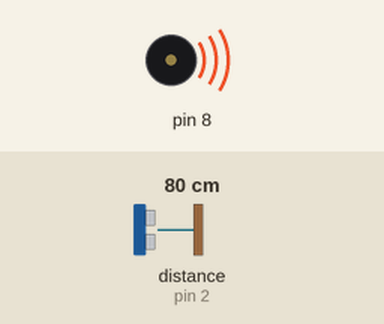
Simulated run of this sketch. Board: Arduino Uno, built with avr-gcc and run on an emulated ATmega328P. Shown: buzzer (waves = sounding). Wiring (inferred from the names in the program): range finder with pulse-width output: data pin 2. The inputs (shaded band) are chosen by the test bench; at power-on: distance to the obstacle (sensor on pin 2) 80 cm.

Above: at 0.12 s.
At 10.68 s:
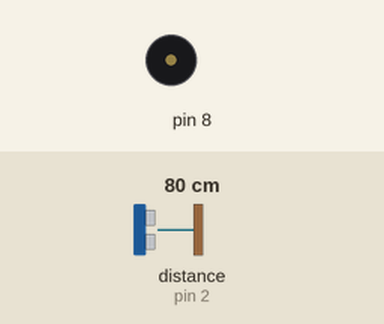
Timing chart, 0 to 11.0 s (numbered marks = the images above):
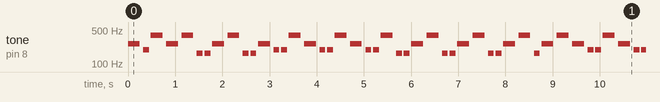

The sketch:

0519.ino
```cpp
#define NOTE_B0  31
#define NOTE_C1  33
#define NOTE_CS1 35
#define NOTE_D1  37
#define NOTE_DS1 39
#define NOTE_E1  41
#define NOTE_F1  44
#define NOTE_FS1 46
#define NOTE_G1  49
#define NOTE_GS1 52
#define NOTE_A1  55
#define NOTE_AS1 58
#define NOTE_B1  62
#define NOTE_C2  65
#define NOTE_CS2 69
#define NOTE_D2  73
#define NOTE_DS2 78
#define NOTE_E2  82
#define NOTE_F2  87
#define NOTE_FS2 93
#define NOTE_G2  98
#define NOTE_GS2 104
#define NOTE_A2  110
#define NOTE_AS2 117
#define NOTE_B2  123
#define NOTE_C3  131
#define NOTE_CS3 139
#define NOTE_D3  147
#define NOTE_DS3 156
#define NOTE_E3  165
#define NOTE_F3  175
#define NOTE_FS3 185
#define NOTE_G3  196
#define NOTE_GS3 208
#define NOTE_A3  220
#define NOTE_AS3 233
#define NOTE_B3  247
#define NOTE_C4  262
#define NOTE_CS4 277
#define NOTE_D4  294
#define NOTE_DS4 311
#define NOTE_E4  330
#define NOTE_F4  349
#define NOTE_FS4 370
#define NOTE_G4  392
#define NOTE_GS4 415
#define NOTE_A4  440
#define NOTE_AS4 466
#define NOTE_B4  494
#define NOTE_C5  523
#define NOTE_CS5 554
#define NOTE_D5  587
#define NOTE_DS5 622
#define NOTE_E5  659
#define NOTE_F5  698
#define NOTE_FS5 740
#define NOTE_G5  784
#define NOTE_GS5 831
#define NOTE_A5  880
#define NOTE_AS5 932
#define NOTE_B5  988
#define NOTE_C6  1047
#define NOTE_CS6 1109
#define NOTE_D6  1175
#define NOTE_DS6 1245
#define NOTE_E6  1319
#define NOTE_F6  1397
#define NOTE_FS6 1480
#define NOTE_G6  1568
#define NOTE_GS6 1661
#define NOTE_A6  1760
#define NOTE_AS6 1865
#define NOTE_B6  1976
#define NOTE_C7  2093
#define NOTE_CS7 2217
#define NOTE_D7  2349
#define NOTE_DS7 2489
#define NOTE_E7  2637
#define NOTE_F7  2794
#define NOTE_FS7 2960
#define NOTE_G7  3136
#define NOTE_GS7 3322
#define NOTE_A7  3520
#define NOTE_AS7 3729
#define NOTE_B7  3951
#define NOTE_C8  4186
#define NOTE_CS8 4435
#define NOTE_D8  4699
#define NOTE_DS8 4978


int melody[] = {
  NOTE_C4, NOTE_G3, NOTE_G3, NOTE_A3, NOTE_G3, 0, NOTE_B3, NOTE_C4
};

int sound[] = {
  NOTE_G4, NOTE_E3, NOTE_E3,
  NOTE_F3, NOTE_D3, NOTE_D3
};

// note durations: 4 = quarter note, 8 = eighth note, etc.:
int melodyDurations[] = {
  4, 8, 8, 4, 4, 4, 4, 4
};

int soundDurations[] = {
  4, 8, 8,
  4, 8, 8
};

int play = 1;


const byte interruptPin = 2;

void blink() {
  play = 1 - play;
}


void setup() {
  // iterate over the notes of the melody:
  pinMode(interruptPin, INPUT_PULLUP);
  attachInterrupt(digitalPinToInterrupt(interruptPin), blink, FALLING );
}


void loop() {
  while(play == 1) {

    for (int thisNote = 0; thisNote < 8; thisNote++) {

      // to calculate the note duration, take one second divided by the note type.
      //e.g. quarter note = 1000 / 4, eighth note = 1000/8, etc.
      int noteDuration = 1000 / melodyDurations[thisNote];
      tone(8, melody[thisNote], noteDuration);

      // to distinguish the notes, set a minimum time between them.
      // the note's duration + 30% seems to work well:
      int pauseBetweenNotes = noteDuration * 1.30;
      delay(pauseBetweenNotes);
      // stop the tone playing:
      noTone(8);
      if(play != 1)
        break;
    }
  }

  while(play == 0) {

    for (int thisNote = 0; thisNote < 6; thisNote++) {

      // to calculate the note duration, take one second divided by the note type.
      //e.g. quarter note = 1000 / 4, eighth note = 1000/8, etc.
      int noteDuration = 1000 / soundDurations[thisNote];
      tone(8, sound[thisNote], noteDuration);

      // to distinguish the notes, set a minimum time between them.
      // the note's duration + 30% seems to work well:
      int pauseBetweenNotes = noteDuration * 1.30;
      delay(pauseBetweenNotes);
      // stop the tone playing:
      noTone(8);
      if(play != 0)
        break;
    }
  }
}
```

Measured:
- by itself, tone on pin 8: plays 262 Hz for 0.25 s, 196 Hz for 0.13 s, 392 Hz for 0.25 s, 262 Hz for 0.25 s, 392 Hz for 0.25 s, 165 Hz for 0.13 s … (533 notes in this stretch)
